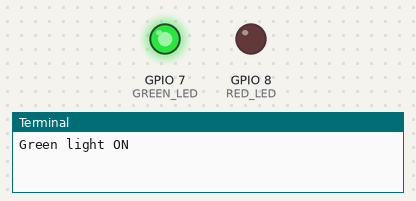
Simulated run of this program. Board: Raspberry Pi (BCM pin numbers). Parts: output pins drawn as LEDs (lit = HIGH), the last lines printed to the terminal.

Above: at 0.5 s.
At 1.5 s:
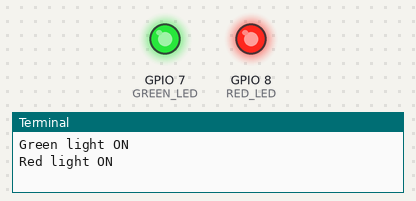
At 5.5 s:
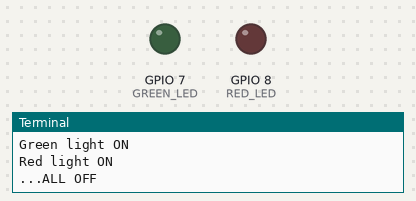
Timing chart, 0 to 6.9 s (numbered marks = the images above):
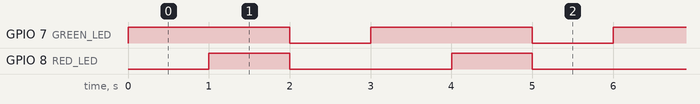

The program:

single_led_test.py
```python
#!/usr/bin/env python

import wiringpi, time, os

SLEEP_TIME = 1

wiringpi.wiringPiSetupSys()

GREEN_LED = 7
RED_LED = 8

wiringpi.pinMode(GREEN_LED, wiringpi.OUTPUT)
wiringpi.pinMode(RED_LED, wiringpi.OUTPUT)

try:

  while True:
    print "Green light ON"
    wiringpi.digitalWrite(GREEN_LED, wiringpi.HIGH)
    time.sleep(SLEEP_TIME)
    print "Red light ON"
    wiringpi.digitalWrite(RED_LED, wiringpi.HIGH)
    time.sleep(SLEEP_TIME)
    print "...ALL OFF"
    wiringpi.digitalWrite(GREEN_LED, wiringpi.LOW)
    wiringpi.digitalWrite(RED_LED, wiringpi.LOW)
    time.sleep(SLEEP_TIME)

except KeyboardInterrupt:
  wiringpi.digitalWrite(GREEN_LED, wiringpi.LOW)
  wiringpi.digitalWrite(RED_LED, wiringpi.LOW)
```

Measured:
- by itself, GPIO 7 (GREEN_LED): alternates HIGH for 2.0 s and LOW for 1.0 s
- by itself, GPIO 8 (RED_LED): alternates HIGH for 1.0 s and LOW for 2.0 s
- by itself, everything shown: repeats every 3.0 s, in 3 steps
